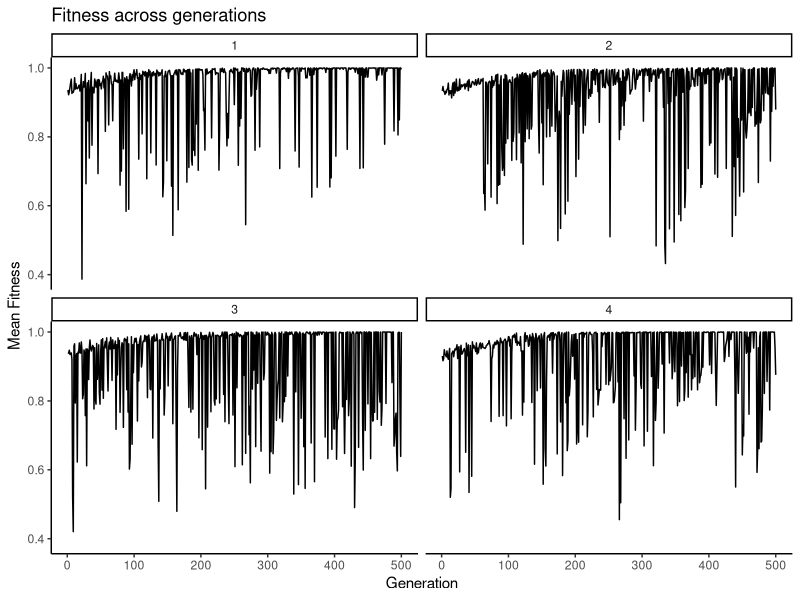

Generate this figure with R:
library(tidyverse)
library(patchwork)
theme_set(theme_classic())


stubborn_model <- function(num_traits = 4,
                           num_turns = 200,
                           num_rounds = 2,
                           N = 100,
                           sd_exploration = 0.01,
                           starting_error_sd = 0.1) { 
  #### Set-Up ####
  
  # Keep record 
  traits_df <- tibble(run = as_factor(rep(1:num_rounds, each = num_turns)),
                      generation = rep(1:num_turns, num_rounds))
  
  columns_for_traits <- paste("trait", 1:num_traits, sep = "")
  
  traits_df[, columns_for_traits] = as.numeric(NA)

  # Output for the model
  output <- tibble(run = as_factor(rep(1:num_rounds, each = num_turns)),
                      generation = rep(1:num_turns, num_rounds), 
                      avg_soc_learning_prob = as.numeric(NA),
                      avg_ind_learning_prob = as.numeric(NA), 
                      avg_fitness = as.numeric(NA))
  
  columns_for_traits <- paste("mean_trait", 1:num_traits, sep = "")
  
  output[, columns_for_traits] = as.numeric(NA)
  
  #### The Model ####
  for (j in 1:num_rounds) {
    # Probabilities that each trait changes
    pr_change <- rbeta(n = num_traits, 
                       0.1, 
                       5)
    
    # Draw initial values for the traits 
    traits_init <- runif(n = num_traits,
                         min = 0,
                         max = 1)
    traits_df[traits_df$run==j&traits_df$generation==1,3:ncol(traits_df)] <- as.list(traits_init)
    
    # Population 
    population <- tibble(prob_soc_learns = rbeta(N, 2, 5), 
                            prob_ind_learns = rbeta(N, 0.8, 5),
                            fitness = as.numeric(NA))
    
    columns_for_traits <- paste("trait", 1:num_traits, sep = "")
    
    population[, columns_for_traits] = as.numeric(NA)
    
    # List of starting values (with slight error)
    list_starting_values <- map(.x = 1:num_traits,
                                ~ rnorm(mean = 0,
                                        sd = starting_error_sd,
                                        n = N) + rep(traits_init[.x], N))
    # Assign starting values 
    for (s in 1:num_traits) {
      population[,s+3] <- list_starting_values[[s]]
    }
    
    for (t in 1:num_turns) {
      #### One turn ####
      
      # 1. Change in traits? 
      # Do the traits change? 
      traits_change <- rbinom(n = num_traits, 
                              size = 1, 
                              prob = pr_change)
      
      # TEST HERE!
      # traits_change = rep(0,4)
      
      if(t == 1) { 
        traits_df[traits_df$run==j&traits_df$generation==t,c(which(traits_change==1)+2)] <- as.list(runif(sum(traits_change)))
      } else { 
        traits_df[traits_df$run==j&traits_df$generation==t,3:ncol(traits_df)] <- traits_df[traits_df$run==j&traits_df$generation==t-1,3:ncol(traits_df)]
        traits_df[traits_df$run==j&traits_df$generation==t,c(which(traits_change==1)+2)] <- as.list(runif(sum(traits_change)))
      }
      
      # 2. Draw trait & learning 
      # One trait gets drawn 
      current_trait <- sample(1:num_traits, 
                              size = 1)

      # How many social learners?
      learns <- rbinom(n = N,
                       size = 1,
                       prob = population$prob_soc_learns)
      # Update these
      population[which(learns == 1),current_trait+3] <- sample(population[,current_trait+3][[1]],
                                                               sum(learns))
      
      # Now see who explores individually
      explorers <- rbinom(n = N,
                          size = 1,
                          prob = population$prob_ind_learns)

      # Explorers get knowledge of the trait with some error
      population[which(explorers == 1),current_trait+3] <- rnorm(n = sum(explorers),
                                                                 mean = traits_df[traits_df$run==j&traits_df$generation==t,current_trait+2][[1]],
                                                                 sd = sd_exploration)
      

      
      # Record the means 
      for (m in 1:num_traits) {
        output[output$generation==t & 
                 output$run==j,m+5] <- mean(population[[m+3]])
      }
      
      # 3. Calculate fitness 
      # Get difference between chosen trait and responses  
      population$fitness <- 1-abs(population[,3+current_trait][[1]] - traits_df[traits_df$run==j&traits_df$generation==t,
                                                                                2+current_trait][[1]])
      # if fitnesses below 0 then 0
      
      population[population$fitness<=0,'fitness'] <- 0
      
      # If all fitnesses are 0, everyone dies
      if (sum(population$fitness)<= 0) {
        print("Everyone died!")
        break
      }
      
      # 4. Store population characteristics 
      output[output$generation==t & 
               output$run==j,]$avg_fitness <- mean(population$fitness, na.rm = T)
      output[output$generation==t & 
               output$run==j,]$avg_soc_learning_prob <- mean(population$prob_soc_learns)
      output[output$generation==t & 
               output$run==j,]$avg_ind_learning_prob <- mean(population$prob_ind_learns)
      
      
      # 5. Reproduction
      
      # if(t %% 1 == 0) {
      #   std_fitness <- population$fitness/sum(population$fitness)
      #   
      #   new_children <- sample(1:100, 
      #                          100, 
      #                          replace = T, 
      #                          prob = std_fitness)
      #   
      #   previous_population <- population
      #   
      #   for (i in 1:100) {
      #     population[i,] <- previous_population[new_children[i],]
      #   }
      #   
      #   population$fitness <- as.numeric(NA)
      #   
      # }
    }
    
  }
  
  return(list(output, 
              traits_df, 
              pr_change))
  
}

results <- stubborn_model(num_rounds = 4, 
                          num_turns = 500, num_traits = 10, sd_exploration = 0)

pop_df <- results[[1]]

pop_df %>% 
  ggplot(aes(x = generation, 
             y = avg_fitness)) +
  geom_line() + 
  facet_wrap(~run) +
  labs(x = 'Generation', 
       y = "Mean Fitness", 
       title = "Fitness across generations")


